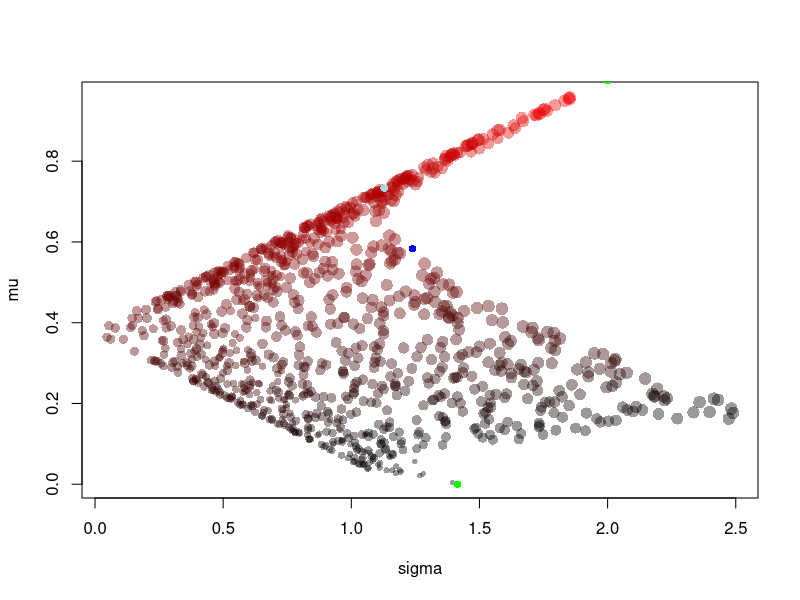

This figure's R source:
p<-c(1/2, 1/3, 1/6)
w1<-c(3, -1, -1)
w2<-c(-1, 2, -1)
w3<-c(-1, -1, 6)
E1<-sum(p*w1)
E2<-sum(p*w2)
E3<-sum(p*w3)
V1<-sum(p*(w1-E1)^2)
V2<-sum(p*(w2-E2)^2)
V3<-sum(p*(w3-E3)^2)
r12<-sum(p*(w1-E1)*(w2-E2))/sqrt(V1*V2)
r23<-sum(p*(w2-E2)*(w3-E3))/sqrt(V2*V3)
r13<-sum(p*(w1-E1)*(w3-E3))/sqrt(V1*V3)

Rho<-matrix(c(1, r12, r13,
              r12, 1, r23,
              r13, r23, 1), 
            nrow=3)
sigma<-c(V1, V2, V3)^.5
mu<-c(E1, E2, E3)
Sigma<-sigma %*% t(sigma) * Rho

weights<-gtools::rdirichlet(1000, c(1,1,1))

Row<-function(x){
c(
sigma1<-as.numeric(sqrt(t(weights[x,]) %*% Sigma %*% weights[x,])),
mu1<-sum(weights[x,]*mu))}
Row<-Vectorize(Row)
simpoints<-t(Row(1:1000))
plot(simpoints, xlab='sigma', ylab='mu', pch=16, cex=1.5-weights[,2]+.2, col=rgb(weights[,1],0,0,.4))

row1<-c(.5,0,.5)
sigmax<-function(x){as.numeric(sqrt(t(x) %*% Sigma %*% x))}
mux<-function(x){sum(x*mu)}

points(sigmax(row1), mux(row1), col='blue', pch=16)

row2<-c(.7,.1,.2)
points(sigmax(row2), mux(row2), col='lightblue', pch=16)

rowA<-c(1,0,0)
points(sigmax(rowA), mux(rowA), col='green', pch=16)
rowB<-c(0,1,0)
points(sigmax(rowB), mux(rowB), col='green', pch=16)
rowC<-c(0,0,1)
points(sigmax(rowC), mux(rowC), col='green', pch=16)

